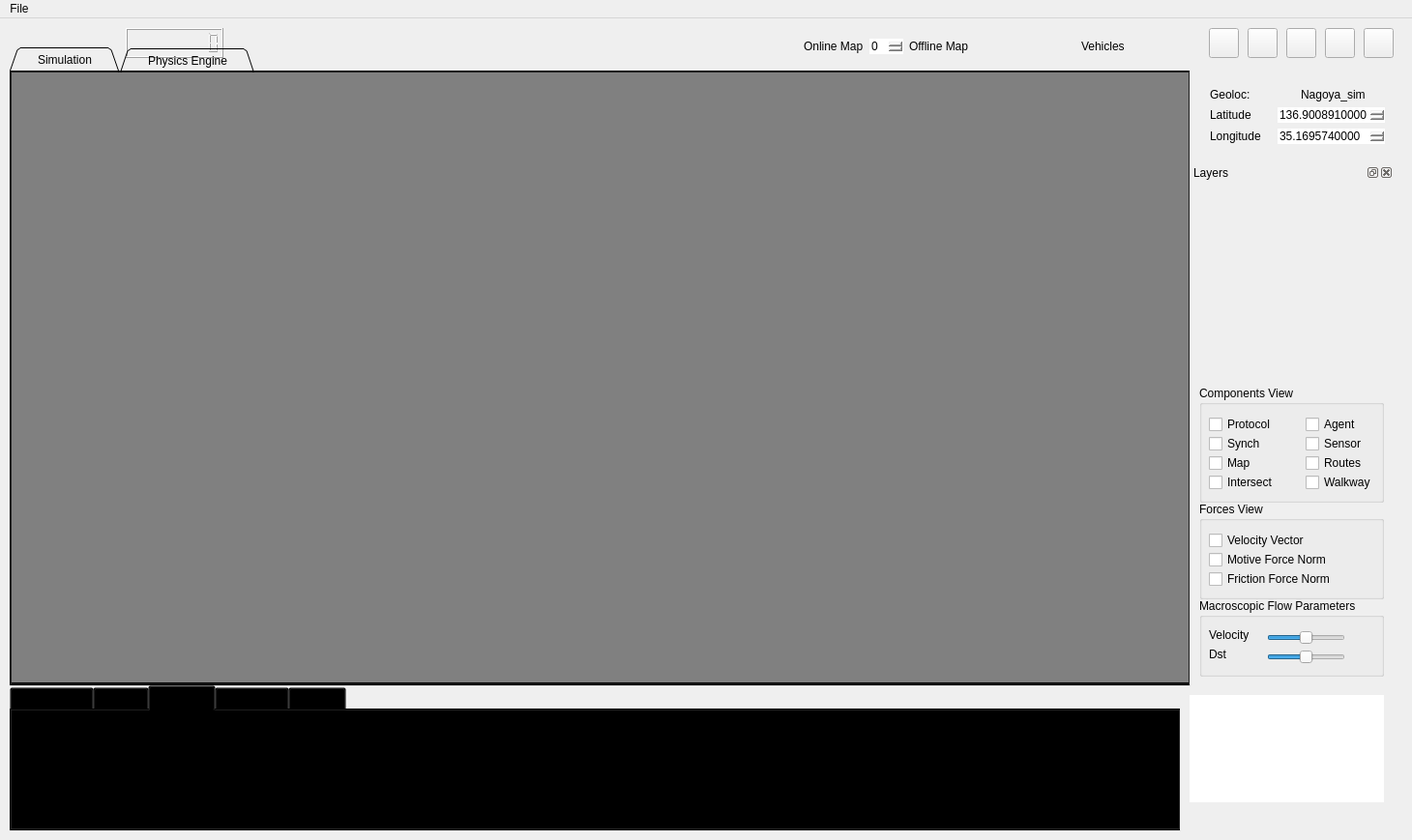
<?xml version="1.0" encoding="UTF-8"?>
<ui version="4.0">
 <class>TrafficSimulator</class>
 <widget class="QMainWindow" name="TrafficSimulator">
  <property name="geometry">
   <rect>
    <x>0</x>
    <y>0</y>
    <width>1460</width>
    <height>869</height>
   </rect>
  </property>
  <property name="windowTitle">
   <string>Simultra</string>
  </property>
  <property name="styleSheet">
   <string notr="true"/>
  </property>
  <widget class="QWidget" name="widget">
   <widget class="QPushButton" name="boutonLectureArret">
    <property name="geometry">
     <rect>
      <x>30</x>
      <y>10</y>
      <width>31</width>
      <height>31</height>
     </rect>
    </property>
    <property name="styleSheet">
     <string notr="true">border: none;</string>
    </property>
    <property name="text">
     <string/>
    </property>
    <property name="icon">
     <iconset resource="../resources/resources.qrc">
      <normaloff>:/images/play.png</normaloff>:/images/play.png</iconset>
    </property>
    <property name="autoRepeat">
     <bool>false</bool>
    </property>
    <property name="autoExclusive">
     <bool>false</bool>
    </property>
    <property name="autoDefault">
     <bool>false</bool>
    </property>
    <property name="default">
     <bool>false</bool>
    </property>
    <property name="flat">
     <bool>false</bool>
    </property>
   </widget>
   <widget class="QGroupBox" name="groupBox">
    <property name="geometry">
     <rect>
      <x>1240</x>
      <y>600</y>
      <width>191</width>
      <height>81</height>
     </rect>
    </property>
    <property name="styleSheet">
     <string notr="true"/>
    </property>
    <property name="title">
     <string>Macroscopic Flow Parameters</string>
    </property>
    <widget class="QLabel" name="label_2">
     <property name="geometry">
      <rect>
       <x>10</x>
       <y>30</y>
       <width>51</width>
       <height>16</height>
      </rect>
     </property>
     <property name="text">
      <string>Velocity</string>
     </property>
    </widget>
    <widget class="QSlider" name="reglageVitesse">
     <property name="geometry">
      <rect>
       <x>70</x>
       <y>30</y>
       <width>81</width>
       <height>21</height>
      </rect>
     </property>
     <property name="minimum">
      <number>1</number>
     </property>
     <property name="maximum">
      <number>5</number>
     </property>
     <property name="pageStep">
      <number>1</number>
     </property>
     <property name="value">
      <number>3</number>
     </property>
     <property name="sliderPosition">
      <number>3</number>
     </property>
     <property name="orientation">
      <enum>Qt::Horizontal</enum>
     </property>
    </widget>
    <widget class="QLabel" name="label_3">
     <property name="geometry">
      <rect>
       <x>10</x>
       <y>50</y>
       <width>51</width>
       <height>16</height>
      </rect>
     </property>
     <property name="text">
      <string>Dst</string>
     </property>
    </widget>
    <widget class="QSlider" name="reglageVitesse_2">
     <property name="geometry">
      <rect>
       <x>70</x>
       <y>50</y>
       <width>81</width>
       <height>21</height>
      </rect>
     </property>
     <property name="minimum">
      <number>1</number>
     </property>
     <property name="maximum">
      <number>5</number>
     </property>
     <property name="pageStep">
      <number>1</number>
     </property>
     <property name="value">
      <number>3</number>
     </property>
     <property name="sliderPosition">
      <number>3</number>
     </property>
     <property name="orientation">
      <enum>Qt::Horizontal</enum>
     </property>
    </widget>
   </widget>
   <widget class="QLCDNumber" name="lcdTimer">
    <property name="geometry">
     <rect>
      <x>130</x>
      <y>10</y>
      <width>101</width>
      <height>31</height>
     </rect>
    </property>
    <property name="frameShape">
     <enum>QFrame::Box</enum>
    </property>
    <property name="lineWidth">
     <number>1</number>
    </property>
    <property name="midLineWidth">
     <number>0</number>
    </property>
    <property name="smallDecimalPoint">
     <bool>false</bool>
    </property>
    <property name="digitCount">
     <number>9</number>
    </property>
   </widget>
   <widget class="QTextBrowser" name="agentBrowser">
    <property name="geometry">
     <rect>
      <x>1230</x>
      <y>700</y>
      <width>201</width>
      <height>111</height>
     </rect>
    </property>
    <property name="styleSheet">
     <string notr="true"/>
    </property>
    <property name="frameShape">
     <enum>QFrame::Panel</enum>
    </property>
    <property name="frameShadow">
     <enum>QFrame::Sunken</enum>
    </property>
    <property name="lineWidth">
     <number>0</number>
    </property>
   </widget>
   <widget class="QTabWidget" name="tabParamWidget">
    <property name="geometry">
     <rect>
      <x>10</x>
      <y>690</y>
      <width>1211</width>
      <height>151</height>
     </rect>
    </property>
    <property name="styleSheet">
     <string notr="true">   background-color: transparent ;</string>
    </property>
    <property name="currentIndex">
     <number>2</number>
    </property>
    <widget class="QWidget" name="tab_3">
     <attribute name="title">
      <string>Parameters</string>
     </attribute>
     <widget class="QTextBrowser" name="paramBrowser">
      <property name="geometry">
       <rect>
        <x>0</x>
        <y>0</y>
        <width>1201</width>
        <height>141</height>
       </rect>
      </property>
      <property name="styleSheet">
       <string notr="true"/>
      </property>
      <property name="frameShape">
       <enum>QFrame::NoFrame</enum>
      </property>
      <property name="lineWidth">
       <number>0</number>
      </property>
     </widget>
    </widget>
    <widget class="QWidget" name="tab">
     <attribute name="title">
      <string>Lanes</string>
     </attribute>
     <widget class="QTextBrowser" name="lanesBrowser">
      <property name="geometry">
       <rect>
        <x>0</x>
        <y>0</y>
        <width>1201</width>
        <height>141</height>
       </rect>
      </property>
      <property name="styleSheet">
       <string notr="true"/>
      </property>
      <property name="frameShape">
       <enum>QFrame::Panel</enum>
      </property>
      <property name="lineWidth">
       <number>0</number>
      </property>
     </widget>
    </widget>
    <widget class="QWidget" name="tab_2">
     <attribute name="title">
      <string>Vehicles</string>
     </attribute>
     <widget class="QTextBrowser" name="logsBrowser">
      <property name="geometry">
       <rect>
        <x>0</x>
        <y>0</y>
        <width>1201</width>
        <height>141</height>
       </rect>
      </property>
      <property name="autoFillBackground">
       <bool>false</bool>
      </property>
      <property name="styleSheet">
       <string notr="true"/>
      </property>
      <property name="frameShape">
       <enum>QFrame::Panel</enum>
      </property>
      <property name="frameShadow">
       <enum>QFrame::Sunken</enum>
      </property>
      <property name="lineWidth">
       <number>0</number>
      </property>
      <property name="html">
       <string notr="true" extracomment="ss">&lt;!DOCTYPE HTML PUBLIC &quot;-//W3C//DTD HTML 4.0//EN&quot; &quot;http://www.w3.org/TR/REC-html40/strict.dtd&quot;&gt;
&lt;html&gt;&lt;head&gt;&lt;meta name=&quot;qrichtext&quot; content=&quot;1&quot; /&gt;&lt;style type=&quot;text/css&quot;&gt;
p, li { white-space: pre-wrap; }
&lt;/style&gt;&lt;/head&gt;&lt;body style=&quot; font-family:'.SF NS Text'; font-size:13pt; font-weight:400; font-style:normal;&quot;&gt;
&lt;p style=&quot;-qt-paragraph-type:empty; margin-top:0px; margin-bottom:0px; margin-left:0px; margin-right:0px; -qt-block-indent:0; text-indent:0px; font-family:'.Helvetica Neue DeskInterface';&quot;&gt;&lt;br /&gt;&lt;/p&gt;&lt;/body&gt;&lt;/html&gt;</string>
      </property>
     </widget>
    </widget>
    <widget class="QWidget" name="tab_5">
     <attribute name="title">
      <string>Detectors</string>
     </attribute>
     <widget class="QTextBrowser" name="detectBrowser">
      <property name="geometry">
       <rect>
        <x>0</x>
        <y>0</y>
        <width>1201</width>
        <height>151</height>
       </rect>
      </property>
      <property name="styleSheet">
       <string notr="true"/>
      </property>
      <property name="frameShape">
       <enum>QFrame::Panel</enum>
      </property>
      <property name="frameShadow">
       <enum>QFrame::Plain</enum>
      </property>
      <property name="lineWidth">
       <number>0</number>
      </property>
     </widget>
    </widget>
    <widget class="QWidget" name="tab_4">
     <attribute name="title">
      <string>Debug</string>
     </attribute>
     <widget class="QTextBrowser" name="debugBrowser">
      <property name="geometry">
       <rect>
        <x>0</x>
        <y>0</y>
        <width>1201</width>
        <height>141</height>
       </rect>
      </property>
      <property name="styleSheet">
       <string notr="true"/>
      </property>
      <property name="frameShape">
       <enum>QFrame::Panel</enum>
      </property>
      <property name="lineWidth">
       <number>0</number>
      </property>
     </widget>
    </widget>
   </widget>
   <widget class="QPushButton" name="newButton">
    <property name="geometry">
     <rect>
      <x>60</x>
      <y>10</y>
      <width>31</width>
      <height>31</height>
     </rect>
    </property>
    <property name="styleSheet">
     <string notr="true">border: none;</string>
    </property>
    <property name="text">
     <string/>
    </property>
    <property name="icon">
     <iconset resource="../resources/resources.qrc">
      <normaloff>:/images/new.png</normaloff>:/images/new.png</iconset>
    </property>
    <property name="autoRepeat">
     <bool>false</bool>
    </property>
    <property name="autoExclusive">
     <bool>false</bool>
    </property>
    <property name="autoDefault">
     <bool>false</bool>
    </property>
    <property name="default">
     <bool>false</bool>
    </property>
    <property name="flat">
     <bool>false</bool>
    </property>
   </widget>
   <widget class="QToolButton" name="toolButton">
    <property name="geometry">
     <rect>
      <x>1330</x>
      <y>10</y>
      <width>31</width>
      <height>31</height>
     </rect>
    </property>
    <property name="styleSheet">
     <string notr="true"/>
    </property>
    <property name="text">
     <string/>
    </property>
    <property name="icon">
     <iconset resource="../resources/resources.qrc">
      <normaloff>:/images/drag-icon.png</normaloff>:/images/drag-icon.png</iconset>
    </property>
    <property name="iconSize">
     <size>
      <width>20</width>
      <height>20</height>
     </size>
    </property>
   </widget>
   <widget class="QTabWidget" name="tabWidget">
    <property name="geometry">
     <rect>
      <x>10</x>
      <y>30</y>
      <width>1221</width>
      <height>661</height>
     </rect>
    </property>
    <property name="styleSheet">
     <string notr="true">   background-color: transparent;</string>
    </property>
    <property name="tabShape">
     <enum>QTabWidget::Triangular</enum>
    </property>
    <property name="currentIndex">
     <number>0</number>
    </property>
    <widget class="QWidget" name="tab_6">
     <attribute name="title">
      <string>     Simulation     </string>
     </attribute>
     <widget class="QWidget" name="OSMWidget" native="true">
      <property name="geometry">
       <rect>
        <x>0</x>
        <y>0</y>
        <width>1231</width>
        <height>631</height>
       </rect>
      </property>
      <property name="styleSheet">
       <string notr="true">background: gray;</string>
      </property>
     </widget>
    </widget>
    <widget class="QWidget" name="tab_7">
     <attribute name="title">
      <string>     Physics Engine     </string>
     </attribute>
     <widget class="SimulationGUI" name="simulationView" native="true">
      <property name="geometry">
       <rect>
        <x>10</x>
        <y>0</y>
        <width>1211</width>
        <height>631</height>
       </rect>
      </property>
      <property name="styleSheet">
       <string notr="true">background-color: #E5E5E5;</string>
      </property>
      <property name="backgroundBrush" stdset="0">
       <brush brushstyle="SolidPattern">
        <color alpha="66">
         <red>0</red>
         <green>0</green>
         <blue>0</blue>
        </color>
       </brush>
      </property>
      <property name="foregroundBrush" stdset="0">
       <brush brushstyle="NoBrush">
        <color alpha="255">
         <red>0</red>
         <green>0</green>
         <blue>0</blue>
        </color>
       </brush>
      </property>
      <property name="sceneRect" stdset="0">
       <rectf>
        <x>0.000000000000000</x>
        <y>0.000000000000000</y>
        <width>0.000000000000000</width>
        <height>300000.000000000000000</height>
       </rectf>
      </property>
     </widget>
    </widget>
   </widget>
   <widget class="QPushButton" name="aboutPushButton">
    <property name="geometry">
     <rect>
      <x>1410</x>
      <y>10</y>
      <width>31</width>
      <height>31</height>
     </rect>
    </property>
    <property name="styleSheet">
     <string notr="true"/>
    </property>
    <property name="text">
     <string/>
    </property>
    <property name="icon">
     <iconset resource="../resources/resources.qrc">
      <normaloff>:/images/QuestionMark.png</normaloff>:/images/QuestionMark.png</iconset>
    </property>
    <property name="iconSize">
     <size>
      <width>24</width>
      <height>24</height>
     </size>
    </property>
   </widget>
   <widget class="QPushButton" name="weatherPushButton">
    <property name="geometry">
     <rect>
      <x>1370</x>
      <y>10</y>
      <width>31</width>
      <height>31</height>
     </rect>
    </property>
    <property name="text">
     <string/>
    </property>
    <property name="icon">
     <iconset resource="../resources/resources.qrc">
      <normaloff>:/images/weather4.png</normaloff>:/images/weather4.png</iconset>
    </property>
    <property name="iconSize">
     <size>
      <width>24</width>
      <height>24</height>
     </size>
    </property>
   </widget>
   <widget class="QDockWidget" name="dockWidget">
    <property name="geometry">
     <rect>
      <x>1230</x>
      <y>150</y>
      <width>211</width>
      <height>231</height>
     </rect>
    </property>
    <property name="autoFillBackground">
     <bool>false</bool>
    </property>
    <property name="windowTitle">
     <string>Layers</string>
    </property>
    <widget class="QWidget" name="dockWidgetContents_3"/>
   </widget>
   <widget class="QGroupBox" name="groupBox_3">
    <property name="geometry">
     <rect>
      <x>1240</x>
      <y>500</y>
      <width>191</width>
      <height>101</height>
     </rect>
    </property>
    <property name="title">
     <string>Forces View</string>
    </property>
    <widget class="QCheckBox" name="checkBoxRenderVelocity">
     <property name="geometry">
      <rect>
       <x>10</x>
       <y>30</y>
       <width>121</width>
       <height>20</height>
      </rect>
     </property>
     <property name="styleSheet">
      <string notr="true"/>
     </property>
     <property name="text">
      <string>Velocity Vector</string>
     </property>
     <property name="checked">
      <bool>false</bool>
     </property>
    </widget>
    <widget class="QCheckBox" name="checkBoxRenderMotorForce">
     <property name="geometry">
      <rect>
       <x>10</x>
       <y>50</y>
       <width>141</width>
       <height>20</height>
      </rect>
     </property>
     <property name="styleSheet">
      <string notr="true"/>
     </property>
     <property name="text">
      <string>Motive Force Norm</string>
     </property>
     <property name="checked">
      <bool>false</bool>
     </property>
    </widget>
    <widget class="QCheckBox" name="checkBoxRenderFrottements">
     <property name="geometry">
      <rect>
       <x>10</x>
       <y>70</y>
       <width>151</width>
       <height>20</height>
      </rect>
     </property>
     <property name="styleSheet">
      <string notr="true"/>
     </property>
     <property name="text">
      <string>Friction Force Norm</string>
     </property>
     <property name="checked">
      <bool>false</bool>
     </property>
    </widget>
   </widget>
   <widget class="QGroupBox" name="groupBox_2">
    <property name="geometry">
     <rect>
      <x>1240</x>
      <y>380</y>
      <width>191</width>
      <height>121</height>
     </rect>
    </property>
    <property name="autoFillBackground">
     <bool>false</bool>
    </property>
    <property name="styleSheet">
     <string notr="true"/>
    </property>
    <property name="title">
     <string>Components View</string>
    </property>
    <widget class="QCheckBox" name="checkBoxIntersecNaming">
     <property name="geometry">
      <rect>
       <x>10</x>
       <y>90</y>
       <width>111</width>
       <height>20</height>
      </rect>
     </property>
     <property name="text">
      <string>Intersect</string>
     </property>
     <property name="checked">
      <bool>false</bool>
     </property>
    </widget>
    <widget class="QCheckBox" name="checkBox">
     <property name="enabled">
      <bool>true</bool>
     </property>
     <property name="geometry">
      <rect>
       <x>10</x>
       <y>30</y>
       <width>81</width>
       <height>20</height>
      </rect>
     </property>
     <property name="text">
      <string>Protocol</string>
     </property>
    </widget>
    <widget class="QCheckBox" name="checkBox_2">
     <property name="geometry">
      <rect>
       <x>110</x>
       <y>30</y>
       <width>89</width>
       <height>20</height>
      </rect>
     </property>
     <property name="autoFillBackground">
      <bool>false</bool>
     </property>
     <property name="styleSheet">
      <string notr="true"/>
     </property>
     <property name="text">
      <string>Agent</string>
     </property>
    </widget>
    <widget class="QCheckBox" name="checkBox_4">
     <property name="geometry">
      <rect>
       <x>10</x>
       <y>50</y>
       <width>61</width>
       <height>20</height>
      </rect>
     </property>
     <property name="text">
      <string>Synch</string>
     </property>
    </widget>
    <widget class="QCheckBox" name="checkBox_5">
     <property name="geometry">
      <rect>
       <x>10</x>
       <y>70</y>
       <width>51</width>
       <height>20</height>
      </rect>
     </property>
     <property name="text">
      <string>Map</string>
     </property>
    </widget>
    <widget class="QCheckBox" name="checkBox_3">
     <property name="geometry">
      <rect>
       <x>110</x>
       <y>50</y>
       <width>71</width>
       <height>20</height>
      </rect>
     </property>
     <property name="text">
      <string>Sensor</string>
     </property>
    </widget>
    <widget class="QCheckBox" name="checkBox_6">
     <property name="geometry">
      <rect>
       <x>110</x>
       <y>70</y>
       <width>71</width>
       <height>20</height>
      </rect>
     </property>
     <property name="text">
      <string>Routes</string>
     </property>
    </widget>
    <widget class="QCheckBox" name="checkBox_7">
     <property name="geometry">
      <rect>
       <x>110</x>
       <y>90</y>
       <width>89</width>
       <height>20</height>
      </rect>
     </property>
     <property name="text">
      <string>Walkway</string>
     </property>
    </widget>
   </widget>
   <widget class="QLabel" name="mouseCoords">
    <property name="geometry">
     <rect>
      <x>1230</x>
      <y>820</y>
      <width>201</width>
      <height>21</height>
     </rect>
    </property>
    <property name="text">
     <string/>
    </property>
   </widget>
   <widget class="QPushButton" name="walkersPushButton">
    <property name="geometry">
     <rect>
      <x>1290</x>
      <y>10</y>
      <width>31</width>
      <height>31</height>
     </rect>
    </property>
    <property name="text">
     <string/>
    </property>
    <property name="icon">
     <iconset resource="../resources/resources.qrc">
      <normaloff>:/images/walker.png</normaloff>:/images/walker.png</iconset>
    </property>
    <property name="iconSize">
     <size>
      <width>16</width>
      <height>16</height>
     </size>
    </property>
   </widget>
   <widget class="QPushButton" name="goPushButton">
    <property name="geometry">
     <rect>
      <x>1250</x>
      <y>10</y>
      <width>31</width>
      <height>31</height>
     </rect>
    </property>
    <property name="text">
     <string/>
    </property>
    <property name="icon">
     <iconset resource="../resources/resources.qrc">
      <normaloff>:/images/jump.png</normaloff>:/images/jump.png</iconset>
    </property>
   </widget>
   <widget class="QPushButton" name="pushButton">
    <property name="geometry">
     <rect>
      <x>90</x>
      <y>10</y>
      <width>31</width>
      <height>31</height>
     </rect>
    </property>
    <property name="styleSheet">
     <string notr="true">border: none;</string>
    </property>
    <property name="text">
     <string/>
    </property>
    <property name="icon">
     <iconset resource="../resources/resources.qrc">
      <normaloff>:/images/rec.png</normaloff>:/images/rec.png</iconset>
    </property>
   </widget>
   <widget class="QWidget" name="horizontalLayoutWidget">
    <property name="geometry">
     <rect>
      <x>820</x>
      <y>10</y>
      <width>430</width>
      <height>38</height>
     </rect>
    </property>
    <layout class="QHBoxLayout" name="horizontalLayout_6">
     <item>
      <layout class="QHBoxLayout" name="horizontalLayout">
       <item>
        <layout class="QHBoxLayout" name="horizontalLayout_7">
         <item>
          <widget class="QLabel" name="label_6">
           <property name="text">
            <string>Online Map</string>
           </property>
          </widget>
         </item>
         <item>
          <widget class="QSpinBox" name="spinBox">
           <property name="styleSheet">
            <string notr="true">border: none;</string>
           </property>
          </widget>
         </item>
        </layout>
       </item>
       <item>
        <widget class="QLabel" name="label_7">
         <property name="text">
          <string>Offline Map</string>
         </property>
        </widget>
       </item>
       <item>
        <layout class="QHBoxLayout" name="horizontalLayout_8">
         <item>
          <widget class="QPushButton" name="boutonZoomAvant">
           <property name="styleSheet">
            <string notr="true">border: none;</string>
           </property>
           <property name="text">
            <string/>
           </property>
           <property name="icon">
            <iconset resource="../resources/resources.qrc">
             <normaloff>:/images/zoomin_.ico</normaloff>:/images/zoomin_.ico</iconset>
           </property>
           <property name="iconSize">
            <size>
             <width>20</width>
             <height>20</height>
            </size>
           </property>
          </widget>
         </item>
         <item>
          <widget class="QPushButton" name="boutonZoomArriere">
           <property name="styleSheet">
            <string notr="true">border: none;</string>
           </property>
           <property name="text">
            <string/>
           </property>
           <property name="icon">
            <iconset resource="../resources/resources.qrc">
             <normaloff>:/images/zoomout_.ico</normaloff>:/images/zoomout_.ico</iconset>
           </property>
           <property name="iconSize">
            <size>
             <width>20</width>
             <height>20</height>
            </size>
           </property>
          </widget>
         </item>
        </layout>
       </item>
       <item>
        <layout class="QHBoxLayout" name="horizontalLayout_4">
         <item>
          <widget class="QLabel" name="label_10">
           <property name="text">
            <string>Vehicles</string>
           </property>
          </widget>
         </item>
         <item>
          <layout class="QHBoxLayout" name="horizontalLayout_10">
           <item>
            <widget class="QPushButton" name="decreasesizeCarButton">
             <property name="styleSheet">
              <string notr="true">border: none;</string>
             </property>
             <property name="text">
              <string/>
             </property>
             <property name="icon">
              <iconset resource="../resources/resources.qrc">
               <normaloff>:/images/vehicles_img/increasesize/minus.png</normaloff>:/images/vehicles_img/increasesize/minus.png</iconset>
             </property>
             <property name="iconSize">
              <size>
               <width>30</width>
               <height>30</height>
              </size>
             </property>
            </widget>
           </item>
           <item>
            <widget class="QPushButton" name="increasesizeCarButton">
             <property name="styleSheet">
              <string notr="true">border: none;</string>
             </property>
             <property name="text">
              <string/>
             </property>
             <property name="icon">
              <iconset resource="../resources/resources.qrc">
               <normaloff>:/images/vehicles_img/increasesize/plus.png</normaloff>:/images/vehicles_img/increasesize/plus.png</iconset>
             </property>
             <property name="iconSize">
              <size>
               <width>30</width>
               <height>30</height>
              </size>
             </property>
            </widget>
           </item>
          </layout>
         </item>
        </layout>
       </item>
      </layout>
     </item>
    </layout>
   </widget>
   <widget class="QWidget" name="verticalLayoutWidget">
    <property name="geometry">
     <rect>
      <x>1240</x>
      <y>60</y>
      <width>203</width>
      <height>81</height>
     </rect>
    </property>
    <layout class="QVBoxLayout" name="verticalLayout">
     <item>
      <layout class="QHBoxLayout" name="horizontalLayout_5">
       <item>
        <widget class="QLabel" name="label_9">
         <property name="text">
          <string>Geoloc:</string>
         </property>
        </widget>
       </item>
       <item>
        <widget class="QLabel" name="label_5">
         <property name="styleSheet">
          <string notr="true">border:none;</string>
         </property>
         <property name="text">
          <string>Nagoya_sim</string>
         </property>
        </widget>
       </item>
      </layout>
     </item>
     <item>
      <layout class="QHBoxLayout" name="horizontalLayout_2">
       <item>
        <widget class="QLabel" name="label">
         <property name="text">
          <string>Latitude</string>
         </property>
        </widget>
       </item>
       <item>
        <widget class="QDoubleSpinBox" name="doubleSpinBoxLat">
         <property name="styleSheet">
          <string notr="true">border: none;</string>
         </property>
         <property name="decimals">
          <number>10</number>
         </property>
         <property name="minimum">
          <double>1.000000000000000</double>
         </property>
         <property name="maximum">
          <double>200.000000000000000</double>
         </property>
         <property name="singleStep">
          <double>0.001000000000000</double>
         </property>
         <property name="value">
          <double>136.900891000000001</double>
         </property>
        </widget>
       </item>
      </layout>
     </item>
     <item>
      <layout class="QHBoxLayout" name="horizontalLayout_3">
       <item>
        <widget class="QLabel" name="label_4">
         <property name="styleSheet">
          <string notr="true">border:none;</string>
         </property>
         <property name="text">
          <string>Longitude</string>
         </property>
        </widget>
       </item>
       <item>
        <widget class="QDoubleSpinBox" name="doubleSpinBoxLng">
         <property name="styleSheet">
          <string notr="true">border: none;</string>
         </property>
         <property name="decimals">
          <number>10</number>
         </property>
         <property name="minimum">
          <double>1.000000000000000</double>
         </property>
         <property name="maximum">
          <double>200.000000000000000</double>
         </property>
         <property name="singleStep">
          <double>0.001000000000000</double>
         </property>
         <property name="value">
          <double>35.169573999999997</double>
         </property>
        </widget>
       </item>
      </layout>
     </item>
    </layout>
   </widget>
   <zorder>groupBox</zorder>
   <zorder>lcdTimer</zorder>
   <zorder>agentBrowser</zorder>
   <zorder>tabParamWidget</zorder>
   <zorder>newButton</zorder>
   <zorder>toolButton</zorder>
   <zorder>aboutPushButton</zorder>
   <zorder>tabWidget</zorder>
   <zorder>weatherPushButton</zorder>
   <zorder>dockWidget</zorder>
   <zorder>groupBox_3</zorder>
   <zorder>groupBox_2</zorder>
   <zorder>mouseCoords</zorder>
   <zorder>walkersPushButton</zorder>
   <zorder>goPushButton</zorder>
   <zorder>pushButton</zorder>
   <zorder>horizontalLayoutWidget</zorder>
   <zorder>verticalLayoutWidget</zorder>
   <zorder>boutonLectureArret</zorder>
  </widget>
  <widget class="QMenuBar" name="menuBar">
   <property name="geometry">
    <rect>
     <x>0</x>
     <y>0</y>
     <width>1460</width>
     <height>22</height>
    </rect>
   </property>
   <widget class="QMenu" name="fileMenu">
    <property name="title">
     <string>File</string>
    </property>
    <addaction name="openActionSimulationFile"/>
   </widget>
   <addaction name="fileMenu"/>
  </widget>
  <action name="openActionSimulationFile">
   <property name="text">
    <string>Open Plan Files</string>
   </property>
  </action>
  <action name="actionAbout">
   <property name="checkable">
    <bool>false</bool>
   </property>
   <property name="text">
    <string>About</string>
   </property>
  </action>
  <action name="actionTestt">
   <property name="text">
    <string>Testt</string>
   </property>
  </action>
 </widget>
 <layoutdefault spacing="6" margin="11"/>
 <customwidgets>
  <customwidget>
   <class>SimulationGUI</class>
   <extends>QWidget</extends>
   <header>gui/simulationgui.h</header>
  </customwidget>
 </customwidgets>
 <resources>
  <include location="../resources/resources.qrc"/>
 </resources>
 <connections>
  <connection>
   <sender>boutonLectureArret</sender>
   <signal>pressed()</signal>
   <receiver>TrafficSimulator</receiver>
   <slot>OnReadStopSimulation()</slot>
   <hints>
    <hint type="sourcelabel">
     <x>30</x>
     <y>52</y>
    </hint>
    <hint type="destinationlabel">
     <x>319</x>
     <y>206</y>
    </hint>
   </hints>
  </connection>
  <connection>
   <sender>reglageVitesse</sender>
   <signal>valueChanged(int)</signal>
   <receiver>TrafficSimulator</receiver>
   <slot>OnSettingSpeedSim(int)</slot>
   <hints>
    <hint type="sourcelabel">
     <x>190</x>
     <y>42</y>
    </hint>
    <hint type="destinationlabel">
     <x>319</x>
     <y>206</y>
    </hint>
   </hints>
  </connection>
  <connection>
   <sender>checkBoxRenderVelocity</sender>
   <signal>toggled(bool)</signal>
   <receiver>TrafficSimulator</receiver>
   <slot>OnSpeedView(bool)</slot>
   <hints>
    <hint type="sourcelabel">
     <x>65</x>
     <y>312</y>
    </hint>
    <hint type="destinationlabel">
     <x>456</x>
     <y>360</y>
    </hint>
   </hints>
  </connection>
  <connection>
   <sender>openActionSimulationFile</sender>
   <signal>activated()</signal>
   <receiver>TrafficSimulator</receiver>
   <slot>OnOpenSimulation()</slot>
   <hints>
    <hint type="sourcelabel">
     <x>-1</x>
     <y>-1</y>
    </hint>
    <hint type="destinationlabel">
     <x>531</x>
     <y>360</y>
    </hint>
   </hints>
  </connection>
  <connection>
   <sender>checkBoxRenderMotorForce</sender>
   <signal>toggled(bool)</signal>
   <receiver>TrafficSimulator</receiver>
   <slot>OnRenderMotorForce(bool)</slot>
   <hints>
    <hint type="sourcelabel">
     <x>70</x>
     <y>447</y>
    </hint>
    <hint type="destinationlabel">
     <x>531</x>
     <y>360</y>
    </hint>
   </hints>
  </connection>
  <connection>
   <sender>checkBoxRenderFrottements</sender>
   <signal>toggled(bool)</signal>
   <receiver>TrafficSimulator</receiver>
   <slot>OnRenderFrottements(bool)</slot>
   <hints>
    <hint type="sourcelabel">
     <x>75</x>
     <y>477</y>
    </hint>
    <hint type="destinationlabel">
     <x>531</x>
     <y>360</y>
    </hint>
   </hints>
  </connection>
  <connection>
   <sender>boutonZoomArriere</sender>
   <signal>pressed()</signal>
   <receiver>TrafficSimulator</receiver>
   <slot>OnZoomArriere()</slot>
   <hints>
    <hint type="sourcelabel">
     <x>80</x>
     <y>42</y>
    </hint>
    <hint type="destinationlabel">
     <x>319</x>
     <y>206</y>
    </hint>
   </hints>
  </connection>
  <connection>
   <sender>boutonZoomAvant</sender>
   <signal>pressed()</signal>
   <receiver>TrafficSimulator</receiver>
   <slot>OnZoomAvant()</slot>
   <hints>
    <hint type="sourcelabel">
     <x>120</x>
     <y>42</y>
    </hint>
    <hint type="destinationlabel">
     <x>319</x>
     <y>206</y>
    </hint>
   </hints>
  </connection>
 </connections>
 <slots>
  <slot>OnReadStopSimulation()</slot>
  <slot>OnZoomAvant()</slot>
  <slot>OnZoomArriere()</slot>
  <slot>OnSettingSpeedSim(int)</slot>
  <slot>OnOpenSimulation()</slot>
  <slot>OnRenderVelocity(bool)</slot>
  <slot>OnRenderAcceleration(bool)</slot>
  <slot>OnRenderMotorForce(bool)</slot>
  <slot>OnRenderFrottements(bool)</slot>
  <slot>OnRenderNomsInter(bool)</slot>
 </slots>
</ui>
